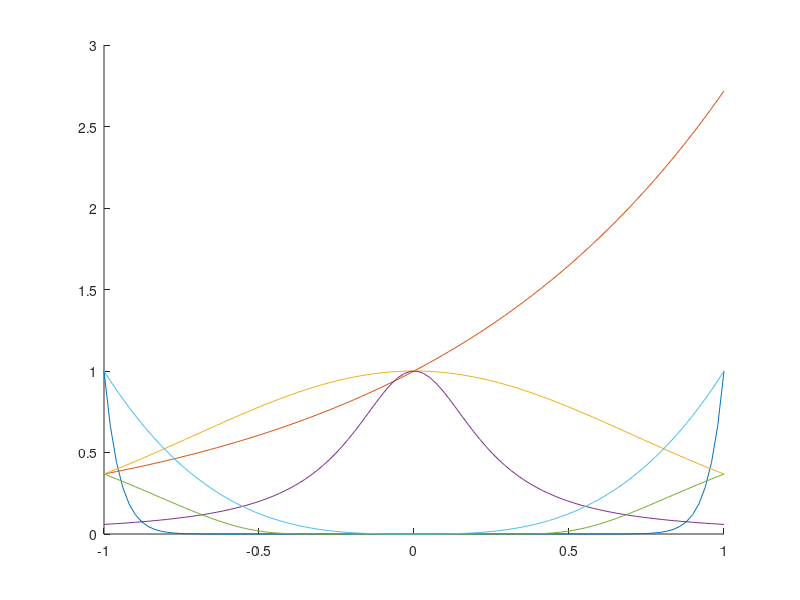

This figure's MATLAB source: (Note: this script raises an error after producing the figure.)
%% Gauss-Legendre, Clenshaw-Curtis and Romberg

%% Testfunctions
f1 = @(x) x.^20;
f2 = @(x) exp(x);
f3 = @(x) exp(-x.^2);
f4 = @(x) 1./(1+16*x.^2);
f5 = @(x) exp(-x.^(-2));
f6 = @(x) abs(x).^3;

%% Plots
x = linspace(-1, 1, 100);
figure(); hold on;
plot(x, f1(x));
plot(x, f2(x));
plot(x, f3(x));
plot(x, f4(x));
plot(x, f5(x));
plot(x, f6(x));

%% Analytische oplossingen
I1 = @(x) x.^21/21;
I2 = @(x) exp(x);
I3 = @(x) (1/2)*sqrt(pi)*erf(x);
I4 = @(x) (1/4)*atan(4*x);
I5 = @(x) sqrt(pi)*erf(1./x) + exp(-1./(x.^2)).*x;
I6 = @(x) (1/4).*x.^4*sign(x);

%% Calculate integrals numerically
n = 1:100;
errg = zeros(6, length(n));
errcc = zeros(6, length(n));
for i = n
    Iex = I1(1)-I1(-1);
    Ig = gauss(f1, i);
    Icc = clenshaw_curtis(f1, i);
    errg(1, i) = abs(Ig-Iex)/abs(Iex);
    errcc(1, i) = abs(Icc-Iex)/abs(Iex);
    
    Iex = I2(1)-I2(-1);
    Ig = gauss(f2, i);
    Icc = clenshaw_curtis(f2, i);
    errg(2, i) = abs(Ig-Iex)/abs(Iex);
    errcc(2, i) = abs(Icc-Iex)/abs(Iex);
    
    Iex = I3(1)-I3(-1);
    Ig = gauss(f3, i);
    Icc = clenshaw_curtis(f3, i);
    errg(3, i) = abs(Ig-Iex)/abs(Iex);
    errcc(3, i) = abs(Icc-Iex)/abs(Iex);
    
    Iex = I4(1)-I4(-1);
    Ig = gauss(f4, i);
    Icc = clenshaw_curtis(f4, i);
    errg(4, i) = abs(Ig-Iex)/abs(Iex);
    errcc(4, i) = abs(Icc-Iex)/abs(Iex);
    
    Iex = I5(1)-I5(-1);
    Ig = gauss(f5, i);
    Icc = clenshaw_curtis(f5, i);
    errg(5, i) = abs(Ig-Iex)/abs(Iex);
    errcc(5, i) = abs(Icc-Iex)/abs(Iex);
    
    Iex = I5(1)-I5(-1);
    Ig = gauss(f5, i);
    Icc = clenshaw_curtis(f5, i);
    errg(5, i) = abs(Ig-Iex)/abs(Iex);
    errcc(5, i) = abs(Icc-Iex)/abs(Iex);
    
    Iex = I6(1)-I6(-1);
    Ig = gauss(f6, i);
    Icc = clenshaw_curtis(f6, i);
    errg(6, i) = abs(Ig-Iex)/abs(Iex);
    errcc(6, i) = abs(Icc-Iex)/abs(Iex);
end

%% Plot errors
figure();
for i=1:6
    subplot(3,2,i); semilogy(errg(i, :)); hold on;
    subplot(3,2,i); semilogy(errcc(i, :));
end

%% Plot errors
figure();
fprintf('amount of points required to get 7 correct digits:\n');
fprintf('==================================================\n');
for i=1:6
    subplot(3,2,i); plot(-log10(errg(i, :))); hold on;
    subplot(3,2,i); plot(-log10(errcc(i, :)));
    cost_g = find(-log10(errg(i, :))>=7, 1, 'first');
    cost_cc = find(-log10(errg(i, :))>=7, 1, 'first');
    fprintf('f%d: cost -- gauss: %d -- clenshaw-curtis: %d\n', i, n(cost_g), n(cost_cc));
end
